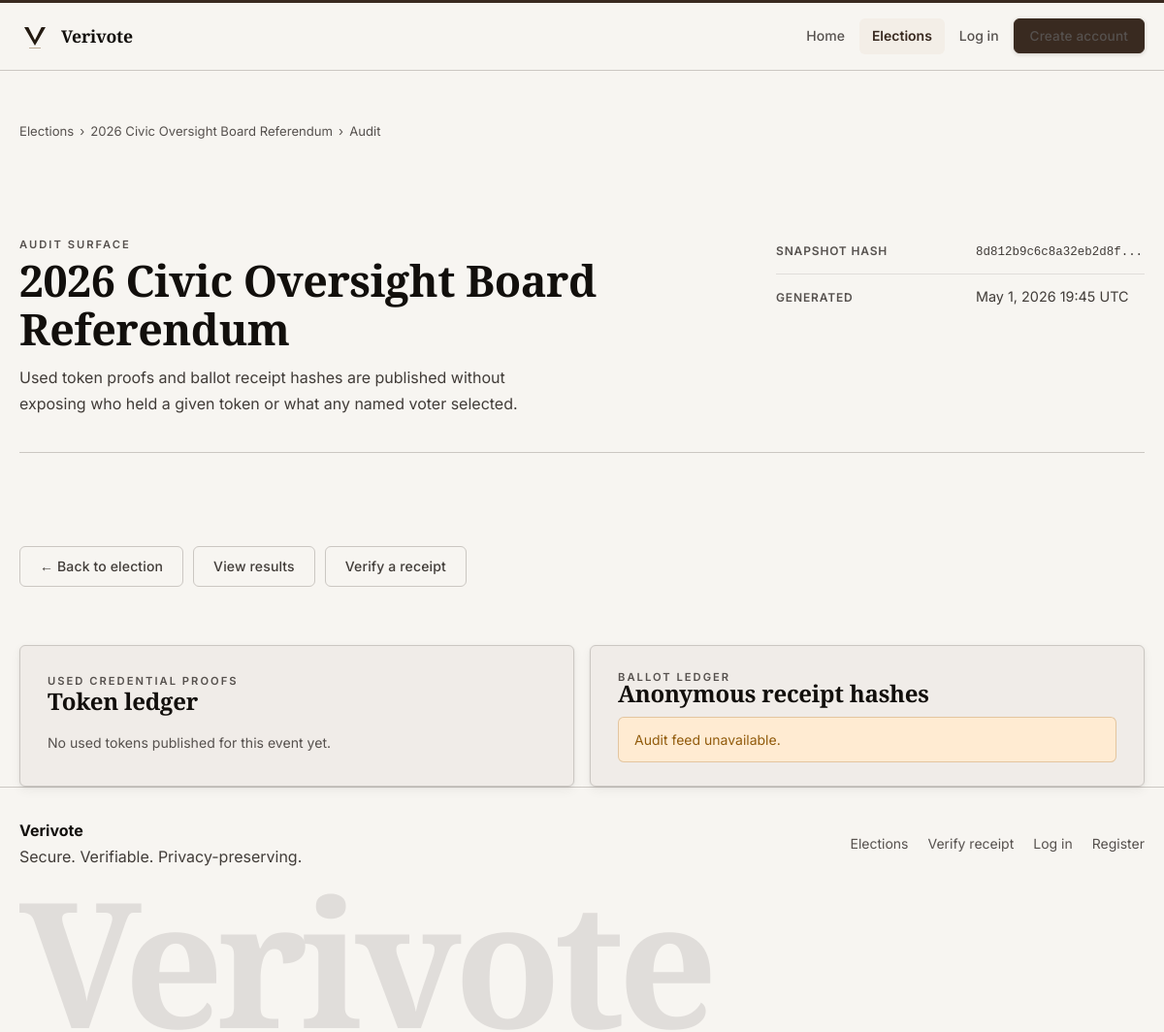
/audit.php?event=2, run on the app's committed database.
### tables this page shows
CREATE TABLE events (
    id BIGINT UNSIGNED AUTO_INCREMENT PRIMARY KEY,
    created_by BIGINT UNSIGNED NOT NULL,
    title VARCHAR(200) NOT NULL,
    slug VARCHAR(220) NOT NULL UNIQUE,
    description TEXT NOT NULL,
    ballot_type ENUM('single_choice') NOT NULL DEFAULT 'single_choice',
    status ENUM('draft', 'scheduled', 'active', 'closed', 'archived') NOT NULL DEFAULT 'draft',
    start_at DATETIME NOT NULL,
    end_at DATETIME NOT NULL,
    timezone VARCHAR(80) NOT NULL DEFAULT 'UTC',
    result_visibility ENUM('private', 'public_after_close', 'public_live') NOT NULL DEFAULT 'public_after_close',
    personal_verification_enabled TINYINT(1) NOT NULL DEFAULT 1,
    public_audit_enabled TINYINT(1) NOT NULL DEFAULT 1,
    allow_self_registration TINYINT(1) NOT NULL DEFAULT 1,
    max_votes_per_token TINYINT UNSIGNED NOT NULL DEFAULT 1,
    verification_policy ENUM('all_required', 'any_one', 'custom') NOT NULL DEFAULT 'all_required',
    eligibility_rules TEXT NULL,
    event_notice TEXT NULL,
    created_at TIMESTAMP NOT NULL DEFAULT CURRENT_TIMESTAMP,
    updated_at TIMESTAMP NOT NULL DEFAULT CURRENT_TIMESTAMP ON UPDATE CURRENT_TIMESTAMP,
    CONSTRAINT fk_events_creator FOREIGN KEY (created_by) REFERENCES users(id)
);

CREATE TABLE result_snapshots (
    id BIGINT UNSIGNED AUTO_INCREMENT PRIMARY KEY,
    event_id BIGINT UNSIGNED NOT NULL,
    generated_by BIGINT UNSIGNED NOT NULL,
    snapshot_type ENUM('manual', 'scheduled', 'closure') NOT NULL DEFAULT 'manual',
    total_ballots INT UNSIGNED NOT NULL DEFAULT 0,
    snapshot_json JSON NOT NULL,
    integrity_hash CHAR(64) NOT NULL,
    created_at TIMESTAMP NOT NULL DEFAULT CURRENT_TIMESTAMP,
    CONSTRAINT fk_snapshots_event FOREIGN KEY (event_id) REFERENCES events(id) ON DELETE CASCADE,
    CONSTRAINT fk_snapshots_user FOREIGN KEY (generated_by) REFERENCES users(id)
);

### config/database.php (called while the page is built, shortened)
<?php
function db(): PDO
{
    static $pdo = null;
    if ($pdo instanceof PDO) {
        return $pdo;
    }
    $config = app_config('db');
    $dsn = sprintf(
        'mysql:host=%s;port=%s;dbname=%s;charset=%s',
        $config['host'],
        $config['port'],
        $config['name'],
        $config['charset']
    );
    $pdo = new PDO($dsn, $config['user'], $config['pass'], [
        PDO::ATTR_ERRMODE => PDO::ERRMODE_EXCEPTION,
        PDO::ATTR_DEFAULT_FETCH_MODE => PDO::FETCH_ASSOC,
        PDO::ATTR_EMULATE_PREPARES => false,
    ]);
    return $pdo;
}

### includes/helpers.php (called while the page is built, shortened)
<?php
function app_config(?string $key = null, mixed $default = null): mixed
{
    global $appConfig;
    $segments = explode('.', $key);
    $value = $appConfig;
    foreach ($segments as $segment) {
        $value = $value[$segment];
    }
    return $value;
}
function app_base_path(): string
{
    static $cached = null;
    if (is_string($cached)) {
        return $cached;
    }
    $documentRoot = realpath((string) ($_SERVER['DOCUMENT_ROOT'] ?? ''));
    $projectRoot = realpath(BASE_PATH);
    $documentRoot = str_replace('\\', '/', $documentRoot);
    $projectRoot = str_replace('\\', '/', $projectRoot);
    if ($projectRoot === $documentRoot) {
        $cached = '';
        return $cached;
    }
    $prefix = rtrim($documentRoot, '/') . '/';
    $relative = trim(substr($projectRoot, strlen($prefix)), '/');
    $cached = $relative === '' ? '' : '/' . $relative;
    return $cached;
}
function base_url(string $path = ''): string
{
    $appUrl = (string) app_config('app_url', '');
    $path = '/' . ltrim($path, '/');
    $basePath = app_base_path();
    if ($basePath === '') {
        return $path;
    }
    return $path === '/' ? $basePath . '/' : $basePath . $path;
}
function e(null|string|int|float $value): string
{
    return htmlspecialchars((string) $value, ENT_QUOTES | ENT_SUBSTITUTE, 'UTF-8');
}
function format_datetime(?string $value, string $format = 'M j, Y H:i T'): string
{
    return (new DateTimeImmutable($value))->format($format);
}
function fetch_one(string $sql, array $params = []): ?array
{
    $statement = db()->prepare($sql);
    $statement->execute($params);
    $row = $statement->fetch();
    return $row ?: null;
}
function fetch_all(string $sql, array $params = []): array
{
    $statement = db()->prepare($sql);
    $statement->execute($params);
    return $statement->fetchAll();
}
function can_view_public_results(array $event): bool
{
    if ($event['result_visibility'] === 'public_after_close') {
        return in_array($event['status'], ['closed', 'archived'], true);
    }
    return false;
}
function can_view_public_audit(array $event): bool
{
    return (bool) $event['public_audit_enabled'] && can_view_public_results($event);
}
function fetch_event_by_id(int $eventId): ?array
{
    return fetch_one(
        'SELECT events.*, users.full_name AS creator_name
         FROM events
         INNER JOIN users ON users.id = events.created_by
         WHERE events.id = :event_id',
        ['event_id' => $eventId]
    );
}
function latest_result_snapshot(int $eventId): ?array
{
    return fetch_one(
        'SELECT rs.*, users.full_name AS generated_by_name
         FROM result_snapshots rs
         INNER JOIN users ON users.id = rs.generated_by
         WHERE rs.event_id = :event_id
         ORDER BY rs.id DESC
         LIMIT 1',
        ['event_id' => $eventId]
    );
}

### audit.php (the view, shortened to what this page needs)
<?php
$eventId = (int) ($_GET['event'] ?? 0);
$event           = fetch_event_by_id($eventId);
include __DIR__ . '/includes/header.php';
?>
<?php if (!$event || !can_view_public_audit($event)): ?>
    <section class="section section--top">
        <div class="alert alert--warning">Public audit output is not available for this election. <a href="<?= e(base_url('/events.php')); ?>" style="color:inherit;text-decoration:underline;">Back to elections</a></div>
    </section>
<?php else: ?>
    <?php
    $usedTokens = fetch_all(
        'SELECT token_reference, public_token_hash, issued_at, used_at
         FROM voting_tokens
         WHERE event_id = :event_id AND status = "used"
         ORDER BY used_at DESC',
        ['event_id' => $event['id']]
    );
    $snapshot = latest_result_snapshot((int) $event['id']);
    ?>
    <section class="section section--top" data-reveal>
        <div class="breadcrumb" style="margin-bottom:16px;">
            <a href="<?= e(base_url('/events.php')); ?>">Elections</a>
            <span>&rsaquo;</span>
            <a href="<?= e(base_url('/event.php?event=' . $event['id'])); ?>"><?= e($event['title']); ?></a>
            <span>&rsaquo;</span>
            <span>Audit</span>
        </div>
        <div class="page-intro">
            <div>
                <span class="eyebrow">Audit surface</span>
                <h1><?= e($event['title']); ?></h1>
                <p style="margin-top:12px;">Used token proofs and ballot receipt hashes are published without exposing who held a given token or what any named voter selected.</p>
            </div>
            <?php if ($snapshot): ?>
            <div class="def-list">
                <dl>
                    <div class="def-row">
                        <dt>Snapshot hash</dt>
                        <dd style="font-family:ui-monospace,monospace;font-size:0.78rem;word-break:break-all;"><?= e(substr($snapshot['integrity_hash'], 0, 20) . '...'); ?></dd>
                    </div>
                    <div class="def-row">
                        <dt>Generated</dt>
                        <dd><?= e(format_datetime($snapshot['created_at'])); ?></dd>
                    </div>
                </dl>
            </div>
            <?php endif; ?>
        </div>
    </section>
    <section class="section">
        <div class="inline-actions">
            <a class="button button--ghost" href="<?= e(base_url('/event.php?event=' . $event['id'])); ?>">&larr; Back to election</a>
            <?php if (can_view_public_results($event)): ?>
                <a class="button button--ghost" href="<?= e(base_url('/results.php?event=' . $event['id'])); ?>">View results</a>
            <?php endif; ?>
            <a class="button button--ghost" href="<?= e(base_url('/voter/verify_vote.php?event=' . $event['id'])); ?>">Verify a receipt</a>
        </div>
    </section>
    <section class="section" data-reveal>
        <div class="grid-2">
            <article class="list-shell">
                <span class="eyebrow">Used credential proofs</span>
                <h2>Token ledger</h2>
                <?php if (!$usedTokens): ?>
                    <p style="color:var(--ink-3); font-size:0.88rem;">No used tokens published for this event yet.</p>
                <?php endif; ?>
            </article>
            <article class="list-shell">
                <span class="eyebrow">Ballot ledger</span>
                <h2>Anonymous receipt hashes</h2>
                <div data-audit-feed data-event-id="<?= e((string) $event['id']); ?>">
                </div>
            </article>
        </div>
    </section>
<?php endif; ?>
<?php include __DIR__ . '/includes/footer.php'; ?>

### assets/css/app.css (style rules this page uses)
:root { --canvas: oklch(97% 0.006 75); --surface: oklch(94.5% 0.007 73); --surface-alt: oklch(91% 0.009 70); --surface-deep: oklch(88% 0.010 68); --ink: oklch(17% 0.008 55); --ink-2: oklch(36% 0.010 58); --ink-3: oklch(44% 0.009 62); --rule: oklch(83% 0.008 72); --rule-soft: oklch(90% 0.006 74); --accent: oklch(30% 0.028 55); --accent-dark: oklch(22% 0.022 52); --accent-over: oklch(97% 0.005 75); --accent-tint: oklch(95% 0.010 72); --success: oklch(38% 0.10 150); --success-tint: oklch(94% 0.03 145); --warning: oklch(52% 0.11 68); --warning-tint: oklch(95% 0.04 75); --danger: oklch(40% 0.13 22); --danger-tint: oklch(95% 0.04 20); --container: min(1180px, calc(100vw - 40px)); --radius: 6px; --shadow: 0 1px 3px oklch(17% 0.008 55 / 0.07), 0 4px 12px oklch(17% 0.008 55 / 0.05); --shadow-lg: 0 2px 8px oklch(17% 0.008 55 / 0.07), 0 12px 32px oklch(17% 0.008 55 / 0.08); --hero-bg: oklch(16% 0.008 55); --hero-surface: oklch(22% 0.009 57); --hero-rule: oklch(35% 0.008 58); --hero-ink: oklch(93% 0.006 74); --hero-ink-2: oklch(64% 0.007 68); }
*, *::before, *::after { box-sizing: border-box; }
html { scroll-behavior: smooth; }
dl { margin: 0; padding: 0; }
body { margin: 0; min-height: 100vh; background: var(--canvas); color: var(--ink); font-family: "Inter", system-ui, sans-serif; font-size: 1rem; line-height: 1.6; -webkit-font-smoothing: antialiased; }
a { color: inherit; text-decoration: none; }
h1, h2, h3, h4 { margin: 0; }
h1, h2 { font-family: "Playfair Display", Georgia, serif; font-weight: 700; line-height: 1.12; letter-spacing: -0.01em; color: var(--ink); }
p { margin: 0; color: var(--ink-2); line-height: 1.7; max-width: 68ch; }
.eyebrow { display: inline-flex; align-items: center; font-size: 0.70rem; font-weight: 600; text-transform: uppercase; letter-spacing: 0.18em; color: var(--ink-3); }
.button { display: inline-flex; align-items: center; justify-content: center; gap: 8px; min-height: 42px; padding: 0 20px; border-radius: var(--radius); border: 1px solid transparent; cursor: pointer; font-weight: 500; font-size: 0.875rem; letter-spacing: 0.01em; transition: background 0.15s ease, border-color 0.15s ease, box-shadow 0.15s ease, transform 0.15s ease; }
.button--ghost { border-color: var(--rule); background: transparent; color: var(--ink-2); }
.hero__actions, .inline-actions { display: flex; flex-wrap: wrap; gap: 10px; }
.hero-rail, .panel, .table-wrap, .list-shell, .auth-shell, .results-strip, .ledger { border: 1px solid var(--rule); border-radius: var(--radius); background: var(--surface); box-shadow: var(--shadow); }
.status-row, .split, .stats-grid, .grid-2, .grid-3, .grid-cards { display: grid; gap: 16px; }
.grid-2 { grid-template-columns: repeat(2, minmax(0, 1fr)); }
.section { width: var(--container); margin: 0 auto; display: grid; gap: 28px; }
.section--top { padding-top: 52px; }
.list-shell, .ledger, .results-strip { padding: 24px 28px; }
.list-shell { display: grid; gap: 2px; }
[data-reveal] { opacity: 0; transform: translateY(14px); transition: opacity 0.5s ease, transform 0.5s ease; }
[data-reveal].is-visible { opacity: 1; transform: translateY(0); }
.panel > .eyebrow + h1, .panel > .eyebrow + h2, .panel > .eyebrow + h3, .list-shell > .eyebrow + h1, .list-shell > .eyebrow + h2, .list-shell > .eyebrow + h3 { margin-top: -8px; }
.list-shell > h1, .list-shell > h2, .list-shell > h3 { margin-bottom: 8px; }
.page-intro { padding: 48px 0 36px; border-bottom: 1px solid var(--rule); margin-bottom: 36px; display: grid; grid-template-columns: minmax(0, 1fr) minmax(0, 380px); gap: 40px; align-items: start; }
.page-intro h1 { font-size: clamp(1.9rem, 4vw, 2.8rem); }
.page-intro p { max-width: 55ch; }
.page-intro > .def-list { align-self: start; }
.def-list { display: grid; gap: 0; }
.def-row { display: grid; grid-template-columns: minmax(150px, 190px) minmax(0, 1fr); gap: 16px; padding: 11px 0; border-bottom: 1px solid var(--rule-soft); align-items: baseline; }
.def-row:last-child { border-bottom: 0; }
.def-row dt { font-size: 0.75rem; font-weight: 600; color: var(--ink-3); text-transform: uppercase; letter-spacing: 0.07em; }
.def-row dd { margin: 0; font-size: 0.9rem; color: var(--ink-2); }
.breadcrumb { display: flex; align-items: center; gap: 6px; font-size: 0.82rem; color: var(--ink-3); }
.breadcrumb a { color: var(--ink-3); text-decoration: none; }
.breadcrumb span { color: var(--ink-3); }

### data on the page
events: title "2026 Civic Oversight Board Referendum"
result_snapshots: integrity_hash "8d812b9c6c8a32eb2d8f...", created_at "May 1, 2026 19:45 UTC"
